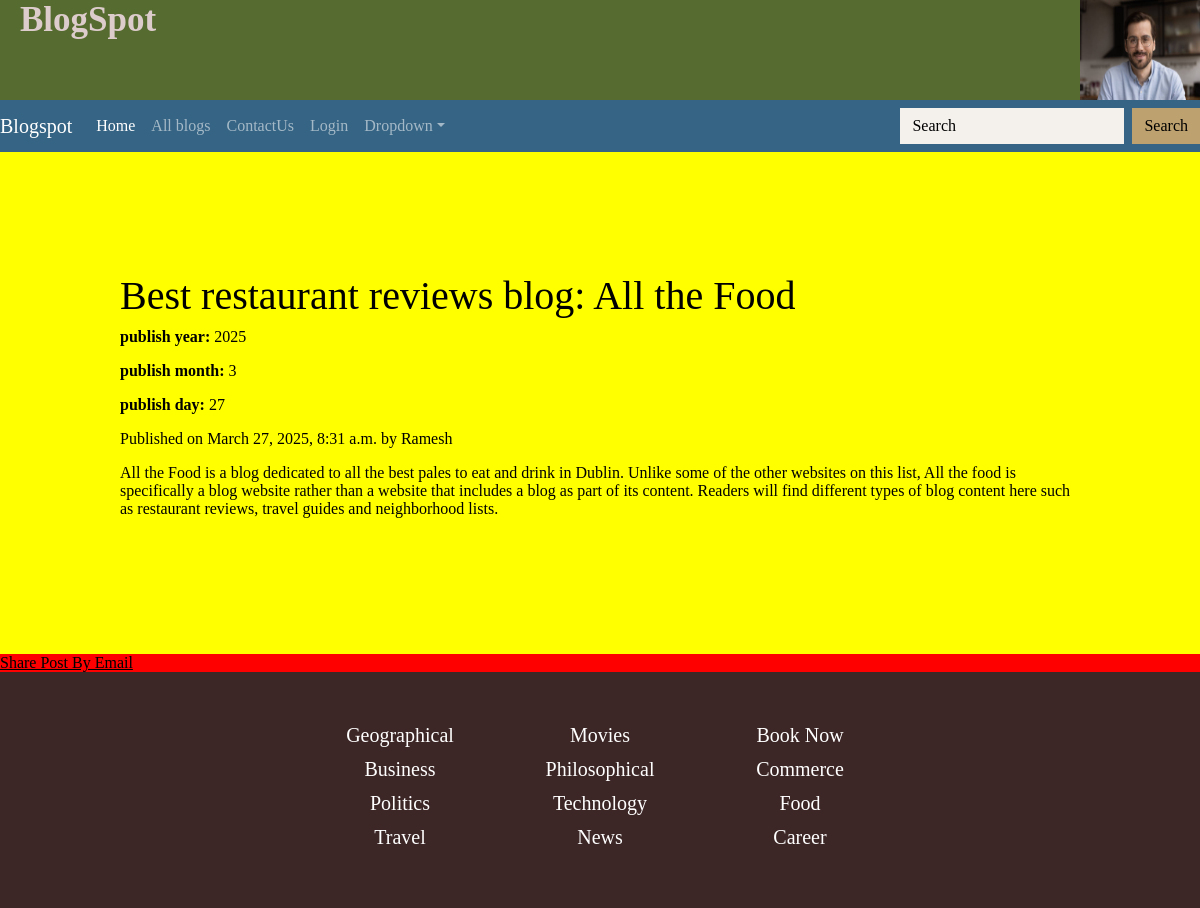
The page /blogdetail/2025/3/27/Food_blogging/ on the database its author committed.
### blogApp/models.py (models this page shows, shortened)
class Post(models.Model):
    STATUS_CHOICES = (
        ('draft', 'Draft'),
        ('published', 'Published'),
    )
    title = models.CharField(max_length=256)
    slug = models.SlugField(max_length=264,unique_for_date='publish')
    author = models.ForeignKey(CustomUser, related_name='blog_posts', on_delete=models.CASCADE)
    body = models.TextField()
    publish = models.DateTimeField(default=timezone.now)
    created = models.DateTimeField(auto_now_add=True)
    updated = models.DateTimeField(auto_now=True)
    status = models.CharField(max_length=10,choices = STATUS_CHOICES,default='draft')
    objects = CustomManager()
    class Meta:
        ordering = ('publish',)

class CustomUser(AbstractUser):
    address = models.TextField(blank=True, null=True)
    contact = models.CharField(max_length=15, blank=True, null=True)
    groups = models.ManyToManyField(
        Group,
        related_name="customuser_groups_set",  # Avoid conflict with auth.User.groups
        blank=True,
        help_text="The groups this user belongs to.",
        verbose_name="groups",
    )
    user_permissions = models.ManyToManyField(
        Permission,
        related_name="customuser_permissions",  # Avoid conflict with auth.User.user_permissions
        blank=True,
        help_text="Specific permissions for this user.",
        verbose_name="user permissions",
    )

### blogApp/views.py (the view)
# urls.py: path('blogdetail/<int:year>/<int:month>/<int:day>/<slug:post>/', views.blogdetail_view, name='blogdetail'),
def blogdetail_view(request, year, month, day, post):
    post = get_object_or_404(Post,
                             slug=post,
                             publish__year=year,
                             publish__month=month,
                             publish__day=day)
    return render(request, 'blogApp/blogdetail.html', {'post': [post]})

### blogApp/models.py (called while the page is built)
    def get_queryset(self):
        return super().get_queryset().filter()

### templates/blogApp/blogdetail.html (shortened to what this page needs)
<!DOCTYPE html>
{% load static %}
<html lang="en">
<head>
    <link rel="stylesheet" href="{% static 'css/style.css' %}">
    <link rel="stylesheet" href="{% static 'css/style1.css' %}">
</head>
<body>
    <header>
        <div class="blogspot">BlogSpot</div>
        <img class="head-img" src="{% static 'images/img9.jpg' %}"alt="profile"/>
    </header>
  <nav
    class="navbar navbar-expand-sm navbar-dark"
    style="
        background-color:
            #366484;
    "
  >
    <a class="navbar-brand" href="#">Blogspot</a>
    <div class="collapse navbar-collapse" id="collapsibleNavId">
        <ul class="navbar-nav me-auto mt-2 mt-lg-0">
            <li class="nav-item">
                <a class="nav-link active" href="/home/" aria-current="page"
                    >Home <span class="visually-hidden">(current)</span></a
                >
            </li>
            <li class="nav-item">
                <a class="nav-link" href="/myblog/">All blogs</a>
            </li>
            <li class="nav-item">
                <a class="nav-link" href="#">ContactUs</a>
            </li>
            <li class="nav-item">
                <a class="nav-link" href="#">Login</a>
            </li>
            <li class="nav-item dropdown">
                <a
                    class="nav-link dropdown-toggle"
                    href="#"
                    id="dropdownId"
                    data-bs-toggle="dropdown"
                    aria-haspopup="true"
                    aria-expanded="false"
                    >Dropdown</a
                >
            </li>
        </ul>
        <form class="d-flex my-2 my-lg-0">
            <input
                class="form-control me-sm-2"
                type="text"
                placeholder="Search"
                style="background-color:rgb(244, 241, 237);"
            />
            <button style="background-color:rgb(189, 161, 110); color:black;" class="btn btn-outline-success my-2 my-sm-0" type="submit">
                Search
            </button>
        </form>
    </div>
  </nav>
{% for val in post %}
<div className="text-center bg-primary p-3">
    <div>
        <div style="background:yellow; padding:10%;">
           <h1>{{ val.title }}</h1>
            <p><strong>publish year:</strong> {{val.publish.year}}</p>
            <p><strong>publish month:</strong> {{val.publish.month}}</p>
            <p><strong>publish day:</strong> {{val.publish.day}}</p>
            <p>Published on {{val.publish}} by {{val.author|title}}</p>
            <p id="blog-body">{{val.body|linebreaks}}</p>
        </div>
    </div>
    <a href="/{{val.id}}/share">Share Post By Email</a>
    {% endfor %}
    <div class="footer">
            <table align="center">
              <tr>
                    <td><h5 className="heading5">Geographical</h5></td>
                    <td><h5 className="heading5">Movies</h5></td>
                    <td><h5 className="heading5">Book Now</h5></td>
                </tr>
                <tr>
                    <td><h5 className="heading5">Business</h5></td>
                    <td><h5 className="heading5">Philosophical</h5></td>
                    <td><h5 className="heading5">Commerce</h5></td>
                </tr>
                <tr>
                    <td><h5 className="heading5">Politics</h5></td>
                    <td><h5 className="heading5">Technology</h5></td>
                    <td><h5 className="heading5">Food</h5></td>
                </tr>
                <tr>
                    <td><h5 className="heading5">Travel</h5></td>
                    <td><h5 className="heading5">News</h5></td>
                    <td><h5 className="heading5">Career</h5></td>
                </tr>
            </table>
           </div>
    </body>
</html>

### static/css/style1.css (style rules this page uses)
.head-img { width:10%; height:100%; display:inline; float:inline-end; }
header { height:100px; background-color: darkolivegreen; }
.blogspot { display:inline; color:rgb(221, 204, 204); font-size:35px; font-weight: bolder; margin-left:20px; margin-top:30px; }
.footer { background-color: rgb(61, 38, 38); color:white; padding:50px; margin:0px; }
td { width:200px; text-align: center; }
#blog-body { font-size: 16px; }
.form-control { border-color: black; background-color: rgba(223, 220, 214, 0.944); }
body { background-color: red; }

### rows shown on the page
Post: title "Best restaurant reviews blog: All the Food", publish.year "2025", publish.month "3", publish.day "27", publish "March 27, 2025, 8:31 a.m.", author "Ramesh", body "All the Food is a blog dedicated to all the best pales to eat and drink in Dublin. Unlike some of the other websites on this list, All the food is specifically a blog website rather than a website that includes a blog as part of its content. Readers will find different types of blog content here such as restaurant reviews, travel guides and neighborhood lists."
